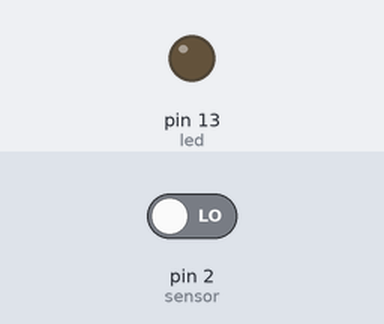
The sketch below on a simulated Arduino Uno, built with avr-gcc and run on an emulated ATmega328P. On the bench: output pins drawn as LEDs (lit = HIGH). The inputs (shaded band) are chosen by the test bench; at power-on: pin 2 (sensor) LOW. What the sketch prints to the serial monitor is not drawn.

Above: at 1.2 s.
1.3 s: pin 2 (sensor) driven HIGH
At 1.9 s:
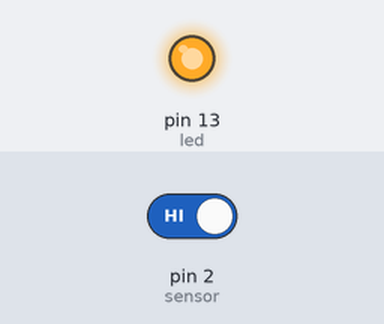
2.8 s: pin 2 (sensor) driven LOW
At 3.1 s:
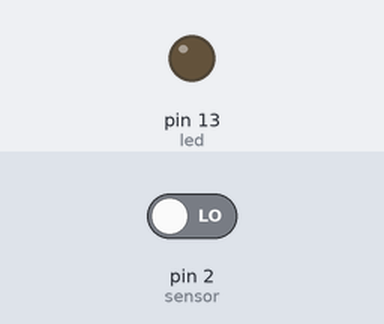
Timing chart, 0 to 5.8 s (numbered marks = the images above; inputs shaded):
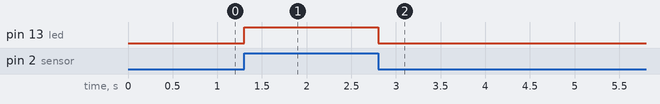

The sketch:

main.ino
```cpp
#define sensor 2
#define led 13

int sensorValue = LOW;
boolean sensorStatus = false;

void setup()
{
  Serial.begin(9600);
  pinMode(led, OUTPUT);
  pinMode(sensor, INPUT);
}

void loop()
{
  sensorValue = digitalRead(sensor);
  digitalWrite(led, sensorValue == HIGH ? HIGH : LOW);
  Serial.println(sensorValue);
}
```

Measured:
- after the input at 1.3 s, pin 13 (led): LOW → HIGH at once
- after the input at 2.8 s, pin 13 (led): HIGH → LOW at once
